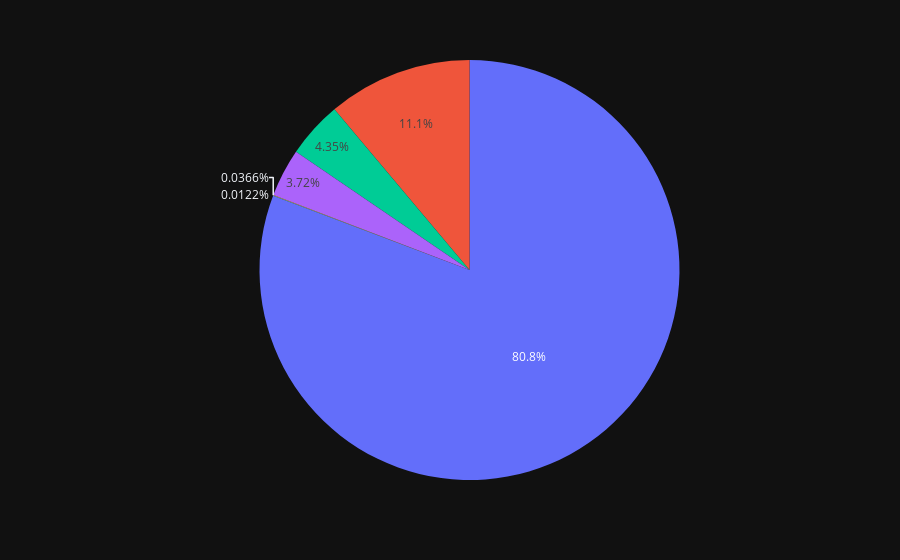

The notebook cell saved with this chart:
### Code cell
fig = px.pie(labels=ratings.index, values=ratings.values)
fig.show()

### Figure 1 — Plotly figure (JSON) as saved in the notebook; plotly's stock layout.template omitted (floating-point values rounded to 4 significant figures)
{"data": [{"domain": {"x": [0.0, 1.0], "y": [0.0, 1.0]}, "hovertemplate": "value=%{value}<extra></extra>", "legendgroup": "", "name": "", "showlegend": false, "values": [6621, 912, 357, 305, 3, 1], "type": "pie"}], "layout": {"legend": {"tracegroupgap": 0}, "margin": {"t": 60}}}
